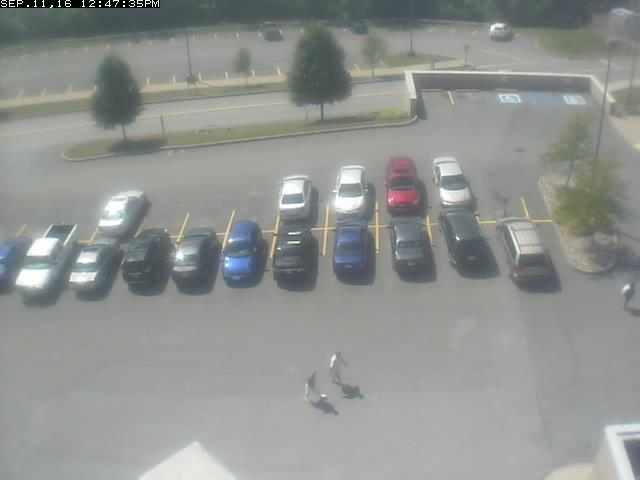
#> input picture ParkingSpacePicker/dog.jpg, 640 x 480 px
$ python image_gradients.py   (older library calls are emulated)
#> lines starting #> are read from the running program, lines starting #| are printed output that depends on the picture
import cv2
import numpy as np
from matplotlib import pyplot as plt

img = cv2.imread('dog.jpg',0)
#> img: shape (480, 640); min 0, max 255, mean 146.4

laplacian = cv2.Laplacian(img,cv2.CV_64F)
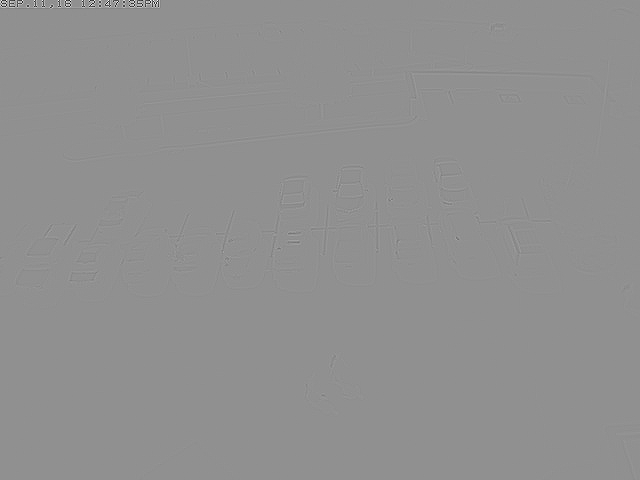
#> laplacian: shape (480, 640) float64; min -1017, max 777, mean 0; drawn with min black and max white
sobelx = cv2.Sobel(img,cv2.CV_64F,1,0,ksize=5)
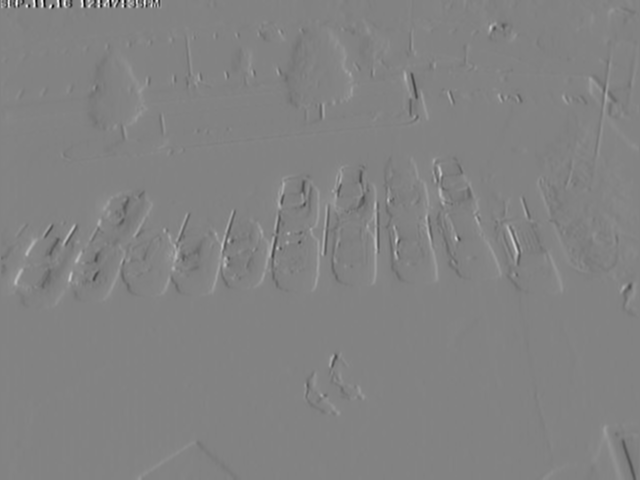
#> sobelx: shape (480, 640) float64; min -10032, max 9535, mean 0.6; drawn with min black and max white
sobely = cv2.Sobel(img,cv2.CV_64F,0,1,ksize=5)
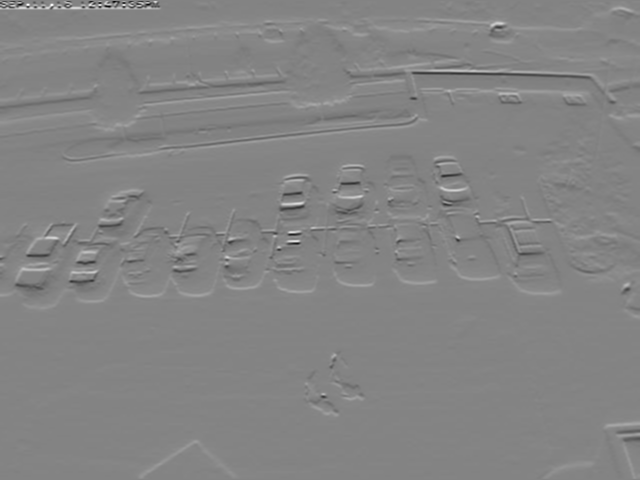
#> sobely: shape (480, 640) float64; min -8227, max 7683, mean 27.2; drawn with min black and max white

plt.subplot(2,2,1),plt.imshow(img,cmap = 'gray')
plt.title('Original'), plt.xticks([]), plt.yticks([])
plt.subplot(2,2,2),plt.imshow(laplacian,cmap = 'gray')
plt.title('Laplacian'), plt.xticks([]), plt.yticks([])
plt.subplot(2,2,3),plt.imshow(sobelx,cmap = 'gray')
plt.title('Sobel X'), plt.xticks([]), plt.yticks([])
plt.subplot(2,2,4),plt.imshow(sobely,cmap = 'gray')
plt.title('Sobel Y'), plt.xticks([]), plt.yticks([])

cv2.imwrite('tank.png', sobely)
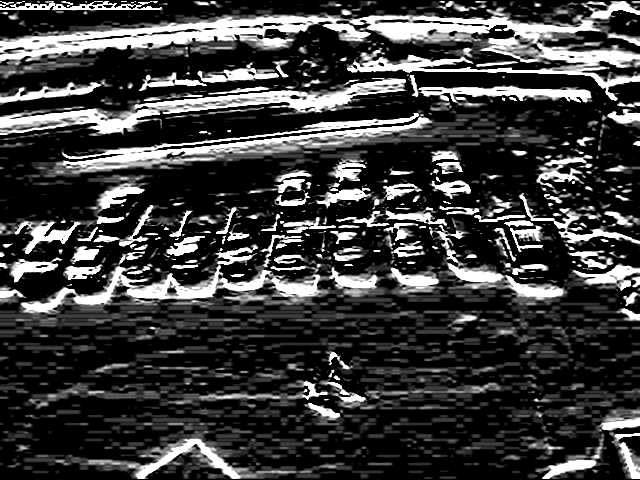
#> saved as tank.png: shape (480, 640); min 0, max 255, mean 61.1

plt.show()

$ run again, with ParkingSpacePicker/cat.jpg copied over ParkingSpacePicker/dog.jpg
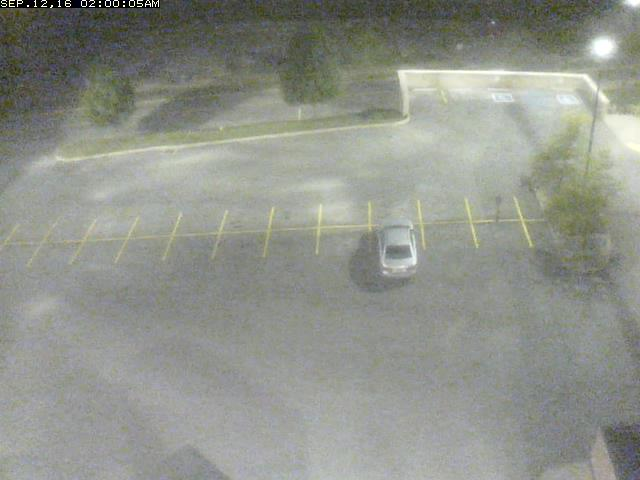
#> input picture ParkingSpacePicker/cat.jpg, 640 x 480 px
#> `sobelx = cv2.Sobel(img,cv2.CV_64F,1,0,ksize=5)`:
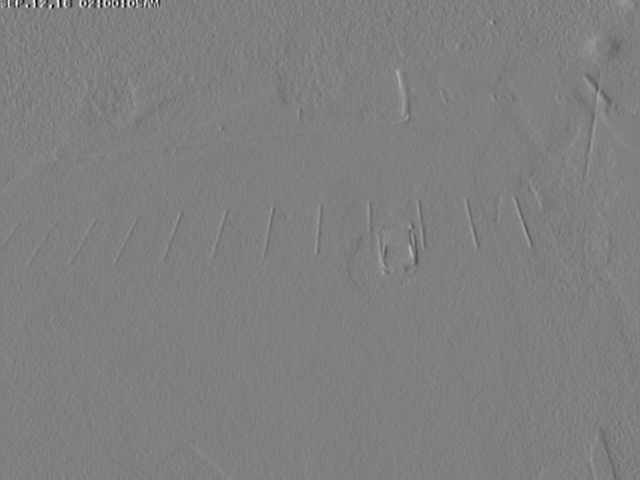
#> sobelx: shape (480, 640) float64; min -9576, max 9535, mean 4.6; drawn with min black and max white
#> `cv2.imwrite('tank.png', sobely)`:
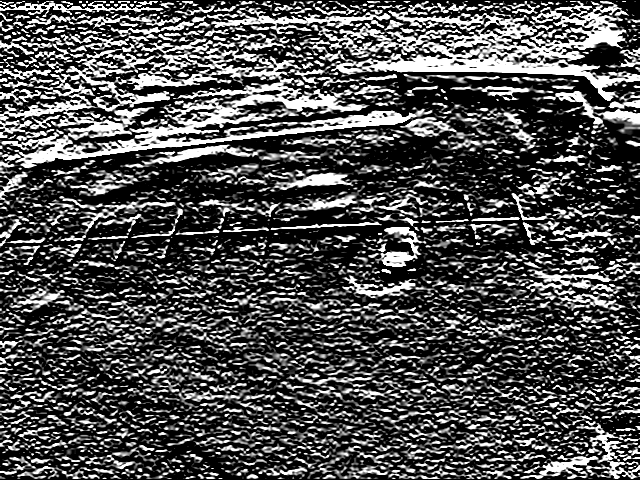
#> saved as tank.png: shape (480, 640); min 0, max 255, mean 79.1

$ run again, with ParkingSpacePicker/cow.jpg copied over ParkingSpacePicker/dog.jpg
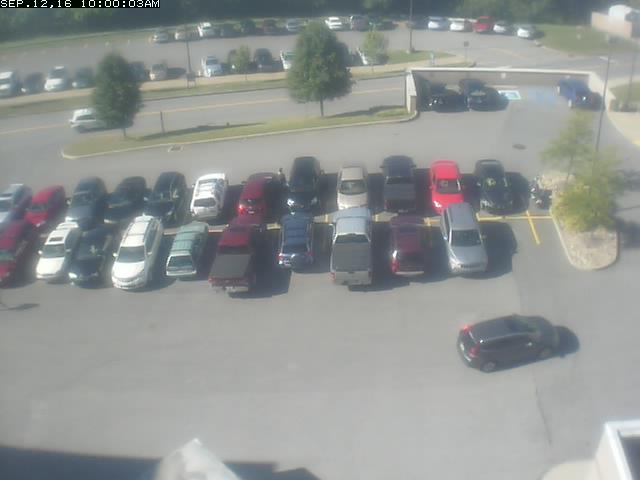
#> input picture ParkingSpacePicker/cow.jpg, 640 x 480 px
#> `sobely = cv2.Sobel(img,cv2.CV_64F,0,1,ksize=5)`:
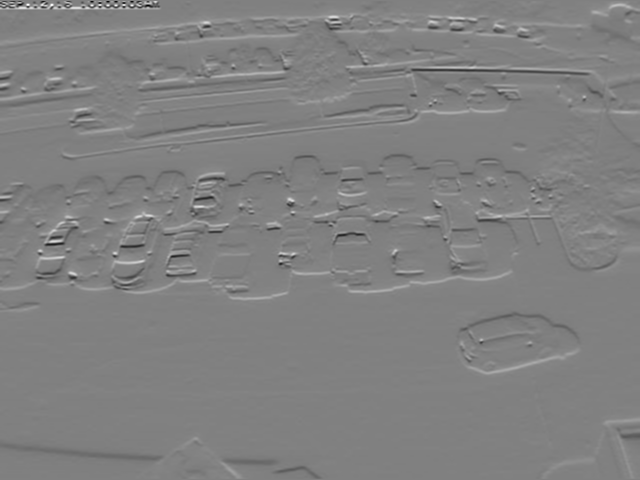
#> sobely: shape (480, 640) float64; min -7836, max 7683, mean 18.7; drawn with min black and max white
#> `cv2.imwrite('tank.png', sobely)`:
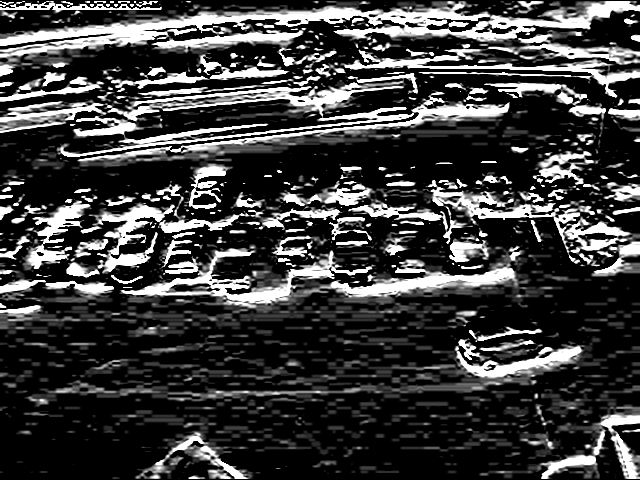
#> saved as tank.png: shape (480, 640); min 0, max 255, mean 61.9

$ run again, with ParkingSpacePicker/horse.jpg copied over ParkingSpacePicker/dog.jpg
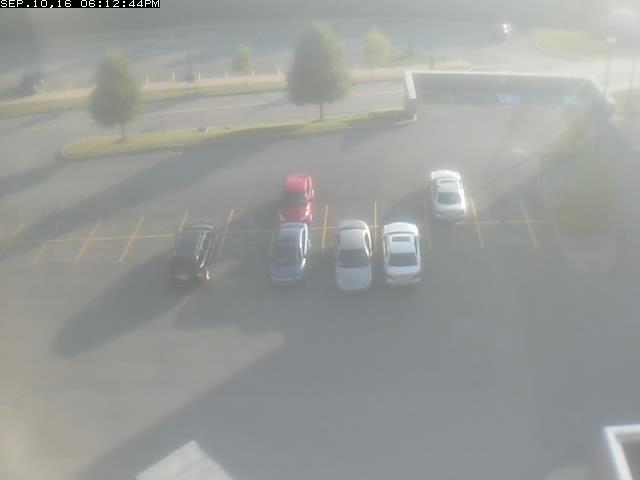
#> input picture ParkingSpacePicker/horse.jpg, 640 x 480 px
#> `cv2.imwrite('tank.png', sobely)`:
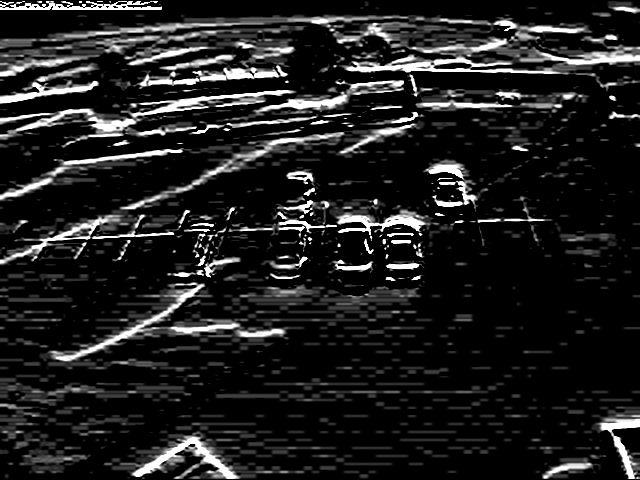
#> saved as tank.png: shape (480, 640); min 0, max 255, mean 32.1
#> `plt.show()`:
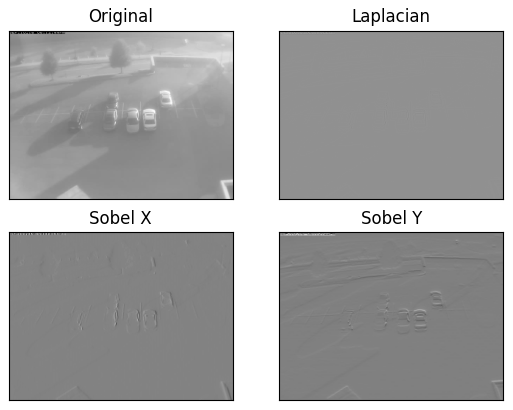
#> figure drawn by matplotlib, 4 panels
